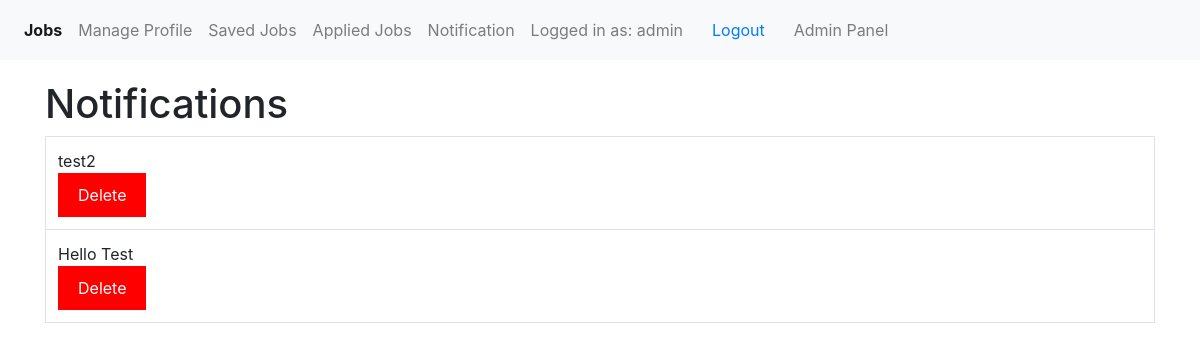
The page /notification/ (signed in) on the database as committed earlier.
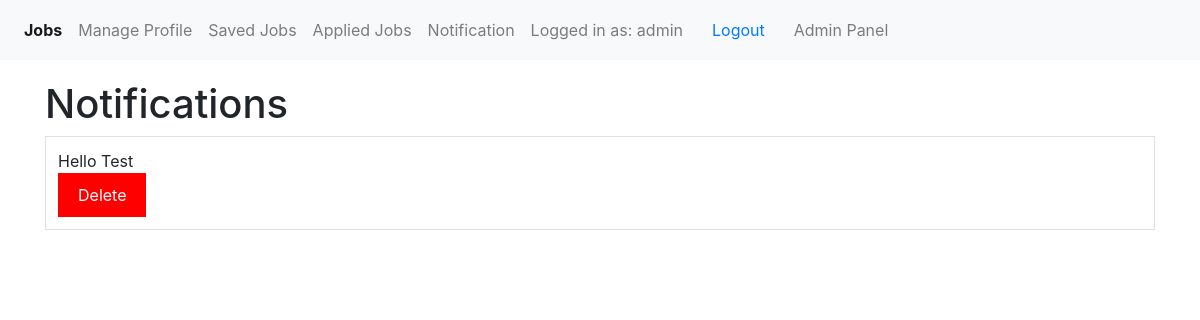
The same page on the database as committed later.
### maincode/models.py (models this page shows, shortened)
class notification_data(models.Model):
    text_notification = models.CharField(max_length=100)

### maincode/views.py (the view)
# urls.py: path('notification/',views.notificationpage,name='notificationpage'),
def notificationpage(request):
    if request.user.is_authenticated:
        ndata = notification_data.objects.all().order_by('-id')
        return render(request, 'base/notifications.html', {'notifydata': ndata})
    else:
        return redirect('login')

### templates/base/notifications.html (shortened to what this page needs)
{% extends "base/base.html" %}
{% block content %}
<div class="container">
    <h1>Notifications</h1>
    <div class="notification-list">
        {% if notifydata %}
        <table class="notification-table">
            <tbody>
                {% for notifications in notifydata %}
                <tr>
                    <td>{{ notifications.text_notification }}
                        {% if user.is_superuser %}
                        <form method="post" action="{% url 'delete_notification' notifications.id %}">
                            <button type="submit" class="delete-btnssss" style="background-color: red; color: white; border: none; padding: 10px 20px;">Delete</button>
                        </form>
                        {% endif %}
                    </td>
                </tr>
                {% endfor %}
            </tbody>
        </table>
        {% endif %}
    </div>
</div>
{% endblock %}

Rows that differ between the two databases and show on the page:
removed notification_data: text_notification "test2"
